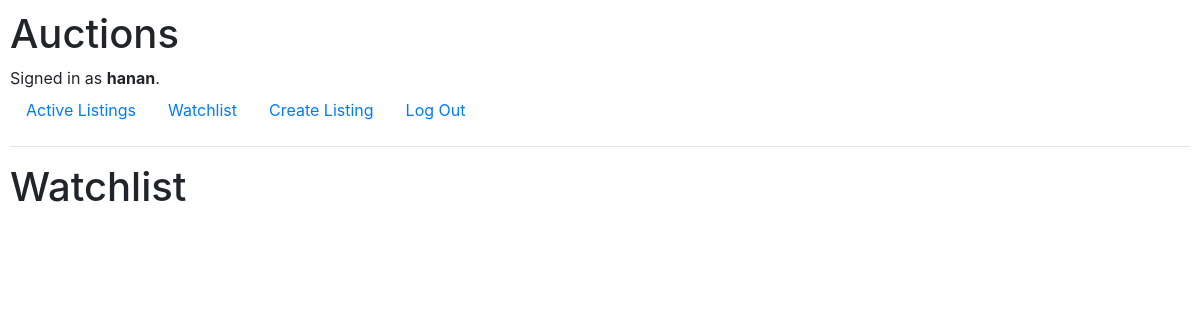
/watchlist (signed in), run on an earlier commit of the app's database.
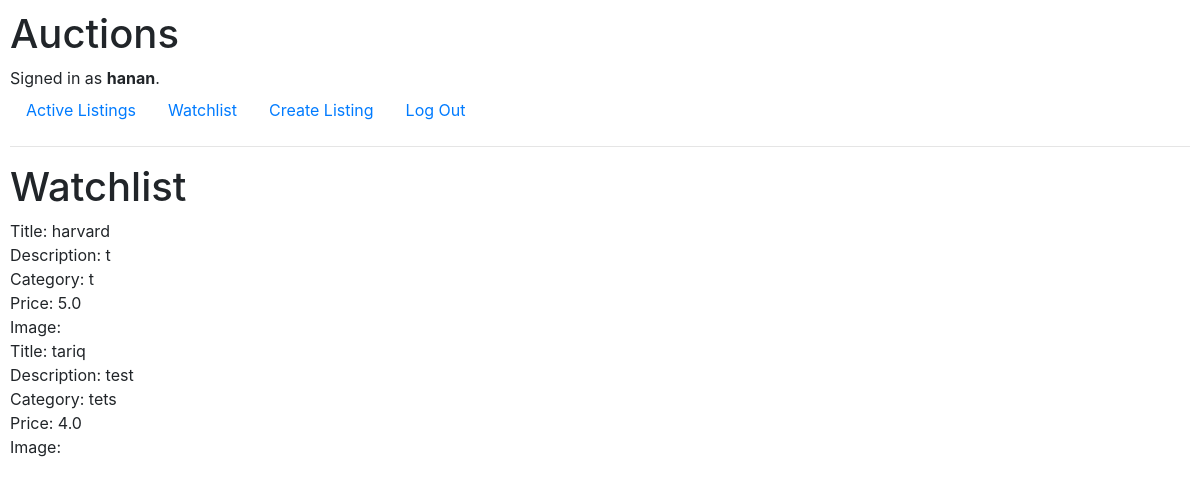
And on a later commit of the database.
### auctions/models.py (models this page shows)
class watchlist(models.Model):
    time = models.DateTimeField(default=datetime.now())
    user = models.ForeignKey(User, on_delete=models.CASCADE, related_name="people")
    watching = models.ForeignKey(listings, on_delete=models.CASCADE, related_name="watch")

class listings(models.Model):
    title = models.CharField(max_length=64)
    description = models.CharField(max_length=1000)
    bid = models.FloatField()
    category = models.CharField(max_length=64)
    image = models.CharField(max_length=1000)

### auctions/views.py (the view, shortened to what this page needs)
# urls.py: path("watchlist", views.watchlist_view, name="watchlist")
@login_required
def watchlist_view(request):
    return render(request, "auctions/watchlist.html", {
        "watchlist": watchlist.objects.filter(user=request.user)
    })

### auctions/templates/auctions/watchlist.html (shortened to what this page needs)
{% extends "auctions/layout.html" %}
{% block body %}
    <h1>Watchlist</h1>
    {% for w in watchlist %}
    <div>
        Title: {{ w.watching.title }} <br>
        Description: {{ w.watching.description }} <br>
        Category: {{ w.watching.category }} <br>
        Price: {{ w.watching.bid }} <br>
        Image: <img src="{{ w.watching.image }}" alt="" width="500px">  <br>
    </div>
    {% endfor %}
{% endblock %}

What changed in the data, as far as the page shows it:
added watchlist: watching "harvard", watching.description "t", watching.category "t", watching.bid "5.0"
added watchlist: watching "tariq", watching.description "test", watching.category "tets", watching.bid "4.0"
